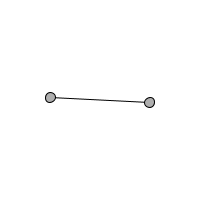
Frame 1 (no input)
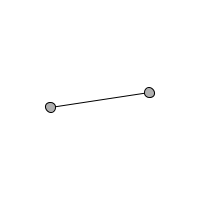
Frame 60 (the mouse pressed at the canvas centre just before this capture)
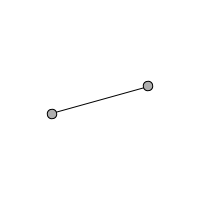
Frame 120 (the mouse held since frame 60 and released just before this capture)

The Processing sketch that drew these frames (run headless with seeded random() and noise(); from frame 60 on, the mouse is pressed at the canvas centre):

// Processing sketch: exercise_14_6
// ── exercise_14_6.pde
float theta = 0; // Our angle of rotation

void setup() {
  size(200, 200);
}

void draw() {
  background(255);
  stroke(0);
  fill(175);
  
  // Translate origin to center
  translate(width/2, height/2);

  // Increase theta so we can rotate
  theta += 0.05;
  
  // Rotate by the angle theta
  rotate(theta);
  
  // Draw our line
  line(-50,0,50,0);
  
  // Draw our ellipses on either end
  ellipse(-50,0,10,10);
  ellipse(50,0,10,10);
}
